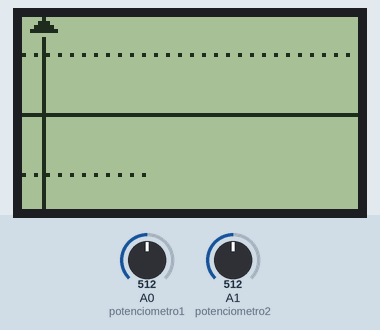
The sketch below on a simulated Arduino Uno, built with avr-gcc and run on an emulated ATmega328P. On the bench: 84×48 one-colour display. The inputs (shaded band) are chosen by the test bench; at power-on: A0 (potenciometro1) = 512, A1 (potenciometro2) = 512.

Above: at 2.4 s.
2.5 s: A0 (potenciometro1) set to 716
At 4.53 s:
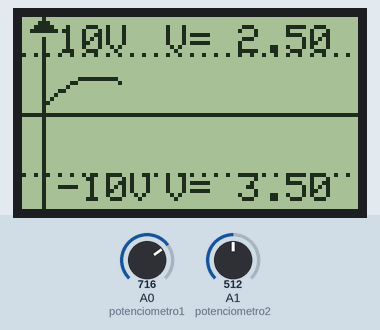
5.5 s: A1 (potenciometro2) set to 716
At 7.64 s:
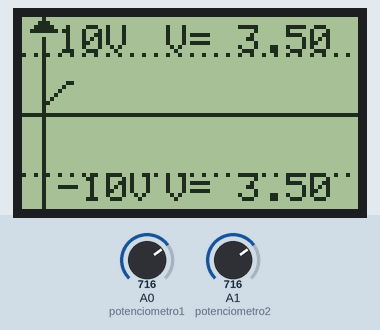
8.9 s: A0 (potenciometro1) set to 900
At 11.04 s:
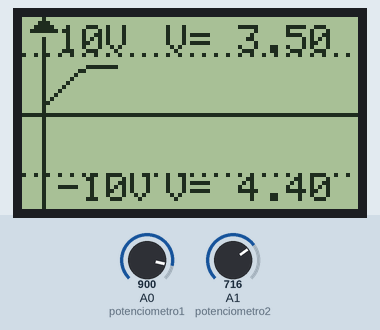
12.3 s: A1 (potenciometro2) set to 900
At 14.15 s:
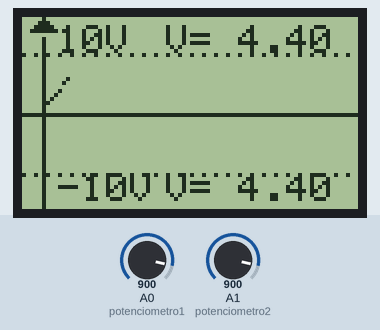
15.4 s: A0 (potenciometro1) set to 1023
At 17.55 s:
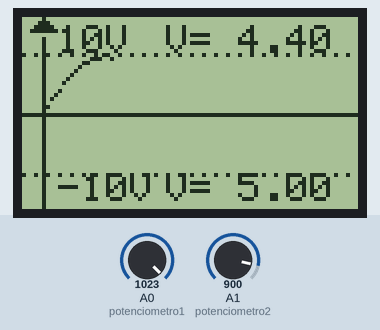
18.9 s: A1 (potenciometro2) set to 1023
At 20.66 s:
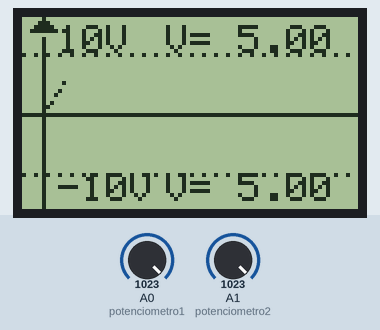

The sketch:

asignacion-1-3.ino
```cpp
#include<Adafruit_GFX.h>

#include <Adafruit_PCD8544.h>

#include <SPI.h>

#include<math.h>


const int potenciometro1 = A0;
const int potenciometro2 = A1;

float y;
float a;
float z;
// pin 7 - Serial clock out (SCLK)
// pin 6 - Serial data out (DIN)
// pin 5 - Data/Command select (D/C)
// pin 4 - LCD chip select (CS)
// pin 3 - LCD reset (RST)
Adafruit_PCD8544 display = Adafruit_PCD8544(13, 12, 11, 10, 9); // LCD Declaration

 /*void drawDottedLine(){

          }
        }
*/


void setup()
 {
  Serial.begin(9600);
   display.begin();
   display.clearDisplay();
   display.display();
   display.setContrast(50);


 }

void loop()
 {
      int valor1, valor2;
      float voltaje1, voltaje2;

      valor1 = analogRead(potenciometro1);
      valor2 = analogRead(potenciometro2);

      voltaje1 = valor1/1023.0;
      voltaje2 = valor2/1023.0;

  //Dibuja la linea horizontal
  display.drawLine(0, 24, 84, 24, BLACK);
  display.display();
  //Dibuja la linea Vertical
  display.drawLine(5, 5, 5, 48, BLACK);
  display.display();
  //Dibuja la flecha al final
 display.fillTriangle(2,3,5,0,8,3,BLACK);
 display.display();
 //Se genera la linea punteada superior
     y = 9;

          for(int i=0; i<84; i+=3){
            display.drawPixel(i,y, BLACK);
            display.display();
          }

//Se genera la linea punteada inferior
     y = 39;

          for(int i=0; i<84; i+=3){
            display.drawPixel(i,y, BLACK);
            display.display();
          }

       //10V
display.setCursor(9,2);
display.setTextSize(1);
display.print("10V");
display.display();
//-10V
display.setCursor(9,39);
display.setTextSize(1);
display.print("-10V");
display.display();

//Voltaje Potenciometro 1
display.setCursor(36,39);
display.setTextSize(1);
String auxstring1=(String)"V= "+5*voltaje1;
display.print(auxstring1);
display.display();

//Voltaje Potenciometro 2
display.setCursor(36,2);
display.setTextSize(1);
String auxstring2=(String)"V= "+5*voltaje2;
display.print(auxstring2);
display.display();

float voltaje=0.5*(voltaje1+voltaje2);
 //Se genera la funcion seno se tiene que ajustar a los desplazamientos de los ejes
 for (int i=5; i<68; i++)

       {
          y=i*0.1;
          z = 15*voltaje*sin(y-0.5*voltaje-M_PI)+24;
          display.drawPixel(i, z, BLACK);
          display.display();


       }
       //delay(1000);
       display.clearDisplay();
}
```
